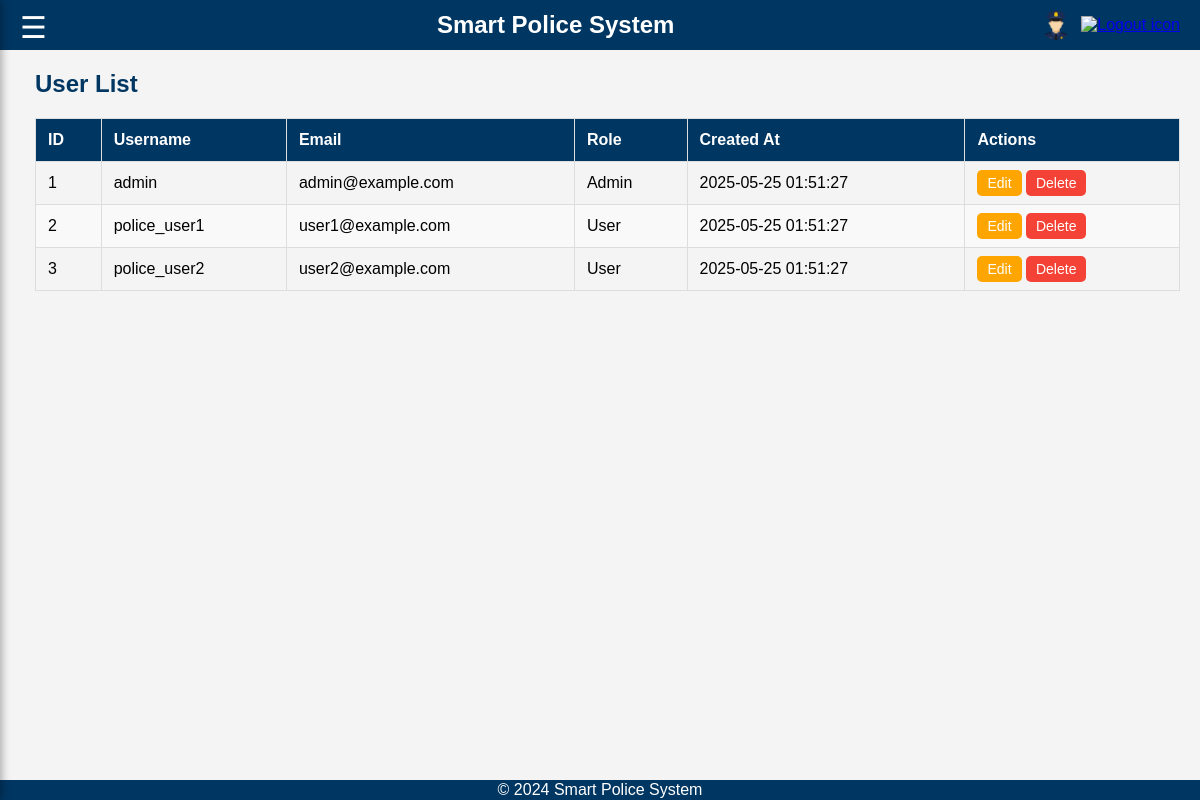
Screenshot of /user_list.php (signed in) with the database file from the repository.
### tables this page shows
CREATE TABLE IF NOT EXISTS `users` (
  `id` INT(11) NOT NULL AUTO_INCREMENT,
  `username` VARCHAR(50) NOT NULL,
  `password` VARCHAR(255) NOT NULL,
  `email` VARCHAR(100) NOT NULL,
  `full_name` VARCHAR(100) NOT NULL,
  `age` INT(11) NOT NULL CHECK (`age` > 0),
  `address` VARCHAR(255) NOT NULL,
  `created_at` TIMESTAMP NOT NULL DEFAULT CURRENT_TIMESTAMP,
  PRIMARY KEY (`id`),
  UNIQUE KEY `username` (`username`),
  UNIQUE KEY `email` (`email`)
);

### user_list.php (the view, shortened to what this page needs)
<?php
include 'includes/header.php';
include 'includes/sidebar.php';
include 'includes/db_connection.php';
?>
<div class="content">
    <h2>User List</h2>
    <table>
        <thead>
            <tr>
                <th>ID</th>
                <th>Username</th>
                <th>Email</th>
                <th>Role</th>
                <th>Created At</th>
                <th>Actions</th>
            </tr>
        </thead>
        <tbody>
            <?php
            $sql = "SELECT id, username, email, role, created_at FROM users";
            $result = $conn->query($sql);
            if ($result->num_rows > 0) {
                while ($row = $result->fetch_assoc()) {
                    echo "<tr>
                        <td>{$row['id']}</td>
                        <td>{$row['username']}</td>
                        <td>{$row['email']}</td>
                        <td>" . ucfirst($row['role']) . "</td>
                        <td>{$row['created_at']}</td>
                        <td>
                            <a href='edit_user.php?id={$row['id']}' class='btn-edit'>Edit</a>
                            <a href='delete_user.php?id={$row['id']}' class='btn-delete' onclick='return confirm(\"Are you sure you want to delete this user?\");'>Delete</a>
                        </td>
                    </tr>";
                }
            } else {
                echo "<tr><td colspan='6'>No users found.</td></tr>";
            }
            ?>
        </tbody>
    </table>
</div>
<?php include 'includes/footer.php'; ?>

### includes/header.php (shortened to what this page needs)
<?php
$userImage = ($_SESSION['username'] === 'admin') ? 'admin.png' : 'police.png';
?>
<!DOCTYPE html>
<html lang="en">
<head>
    <link rel="stylesheet" href="assets/css/styles.css">
</head>
<body>
    <header class="header">
        <div class="header-title">Smart Police System</div>
        <div class="user-info">
            <img src="assets/images/<?php echo $userImage; ?>" alt="<?php echo ucfirst($_SESSION['username']); ?>'s profile picture" class="user-icon">
            <a href="logout.php" aria-label="Logout">
                <img src="assets/images/logout.png" alt="Logout icon" title="Logout" class="logout-icon">
            </a>
        </div>
    </header>
</body>
</html>

### includes/sidebar.php (shortened to what this page needs)
<button class="toggle-btn" onclick="toggleSidebar()">&#9776;</button>

### includes/footer.php (shortened to what this page needs)
<!DOCTYPE html>
<html lang="en">
<head>
    <link rel="stylesheet" href="assets/css/styles.css">
</head>
<body>
    <div class="content">
    </div>
    <footer>
        <p>© 2024 Smart Police System</p>
    </footer>
</body>
</html>

### assets/css/styles.css (style rules this page uses)
body { font-family: Arial, sans-serif; margin: 0; padding: 0; background-color: #f4f4f4; }
header, footer { text-align: center; padding: 15px; background-color: #333; color: white; }
.content { margin-left: 250px; padding: 20px; transition: margin-left 0.3s; }
table { width: 100%; border-collapse: collapse; }
table, th, td { border: 1px solid #ddd; }
th, td { padding: 10px; text-align: left; }

### includes/header.php (style rules this page uses)
* { margin: 0; padding: 0; box-sizing: border-box; }
body { font-family: Arial, sans-serif; background-color: #f4f4f9; }
.header { display: flex; justify-content: space-between; align-items: center; background-color: #003662; padding: 10px 20px; color: white; flex-wrap: wrap; }
.header-title { font-size: 1.5rem; font-weight: bold; flex: 1; text-align: center; }
.user-info { display: flex; align-items: center; font-size: 1rem; white-space: nowrap; }
.user-icon { width: 30px; height: 30px; margin-right: 10px; border-radius: 50%; }
.logout-icon { width: 30px; cursor: pointer; transition: transform 0.2s ease; }

### includes/sidebar.php (style rules this page uses)
.toggle-btn { font-size: 30px; color: white; background-color: transparent; border: none; cursor: pointer; position: fixed; top: 10px; left: 20px; z-index: 1100; transition: 0.3s; }

### includes/footer.php (style rules this page uses)
body { display: flex; flex-direction: column; min-height: 100vh; margin: 0; }
.content { flex: 1; }
footer { background-color: #003662; color: white; text-align: center; padding: 1px 0; width: 100%; position: relative; }

### user_list.php (style rules this page uses)
.content { margin-left: 15px; padding: 20px; }
h2 { color: #003662; font-size: 24px; margin-bottom: 20px; }
table { width: 100%; border-collapse: collapse; margin-top: 20px; }
th, td { padding: 12px; text-align: left; border: 1px solid #ddd; }
th { background-color: #003662; color: white; }
tr:nth-child(even) { background-color: #f9f9f9; }
.btn-edit, .btn-delete { padding: 5px 10px; color: white; border-radius: 5px; text-decoration: none; font-size: 14px; transition: background-color 0.3s; }
.btn-edit { background-color: #ffa500; }
.btn-delete { background-color: #f44336; }

### rows the page displays
users: id "1", username "admin", email "admin@example.com", role "Admin", created_at "2025-05-25 01:51:27"
users: id "2", username "police_user1", email "user1@example.com", role "User", created_at "2025-05-25 01:51:27"
users: id "3", username "police_user2", email "user2@example.com", role "User", created_at "2025-05-25 01:51:27"
